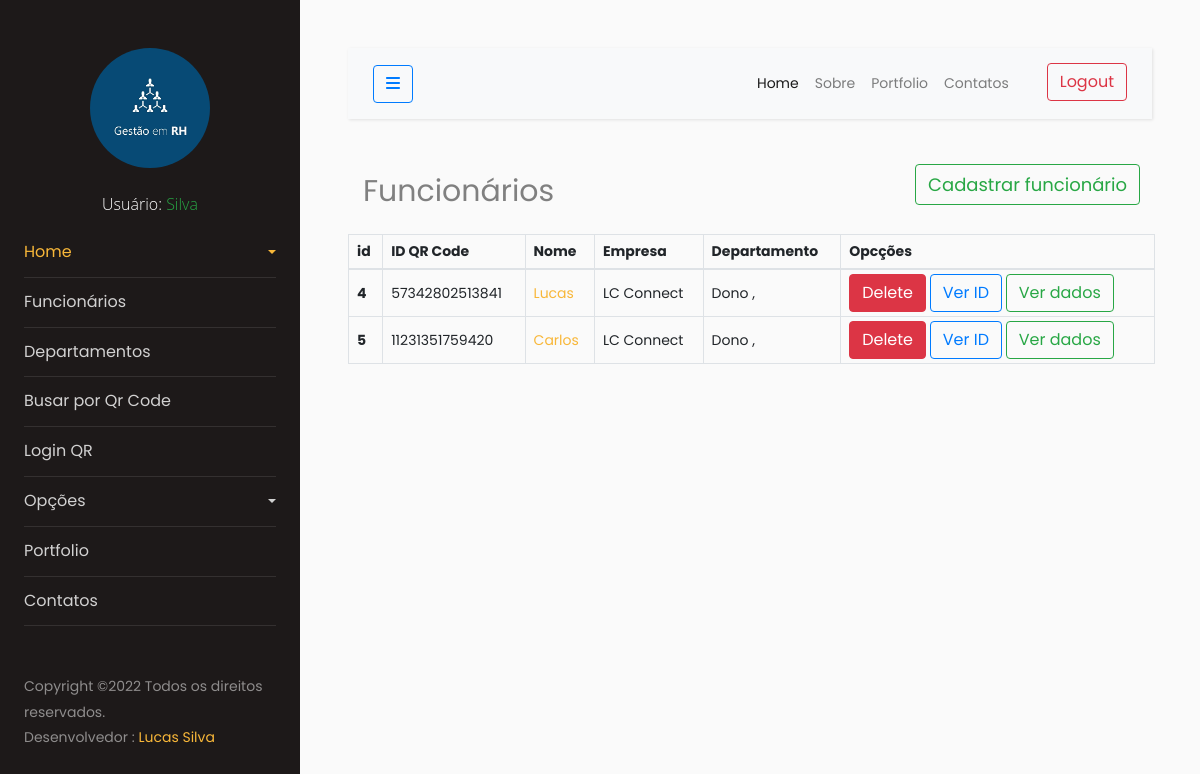
The page /funcionarios/ (signed in) on the database its author committed.
### funcionarios/models.py (models this page shows, shortened)
class Funcionario(models.Model):
    funcionario_code = models.CharField(max_length=14,default=gerar_id, editable=True, unique=True, blank=True, null=True, help_text="ID identificador QR code")
    nome = models.CharField(max_length=100, help_text="Nome do funcionário")
    sobrenome = models.CharField(max_length=100, null=False, blank=False,help_text="Sobre nome do funcionario")
    telefone = models.CharField(max_length=11, null=True)
    email = models.CharField(max_length=80, null=False, blank=False, help_text="E-mail")
    user = models.OneToOneField(User, on_delete=models.PROTECT)
    departamentos = models.ManyToManyField(Departamento)
    empresa = models.ForeignKey(Empresa, on_delete=models.PROTECT, null=True, blank=True)
    data_nascimento = models.DateField(null=True, blank=True)
    foto_funcionatio = models.ImageField(upload_to=upload_to, default='usuario.png', null=True, blank=True)
    atualizado_em = models.DateTimeField(default=timezone.now)
    data_cadastro = models.DateTimeField(auto_now = True)
    class Meta:
        verbose_name = 'Funcionario'
        verbose_name_plural = 'Funcionarios'

### empresas/models.py (models this page shows, shortened)
class Empresa(models.Model):
    nome = models.CharField(max_length=100, help_text='Nome da empresa')
    def __str__(self):
        return self.nome

### apps/departamentos/models.py (models this page shows, shortened)
class Departamento(models.Model):
    departamento = models.CharField(max_length=100, help_text="Nome do departamento")
    empresa = models.ForeignKey(Empresa, on_delete=models.PROTECT)
    def __str__(self):
        return self.departamento

### funcionarios/views.py (the view)
# urls.py: path('', FuncionariosList.as_view(), name='list_funcionarios'),
class FuncionariosList(ListView):
    model = Funcionario
    def get_queryset(self):
        empresa_logada = self.request.user.funcionario.empresa
        return Funcionario.objects.filter(empresa=empresa_logada)

### funcionarios/templates/funcionarios/funcionario_list.html (shortened to what this page needs)
{% extends 'base.html' %}
{% load bootstrap5 %}
{% block main %}
<div class="container">
    <div class="row">
      <div class="col-md" style="align-items: center; padding-top: 15px;">
        <p style="float: left;font-size: 30px;">Funcionários</p>
    </div>
    <div class="col-md" style="align-items: center; padding-top: 15px;">
        <a href="{% url 'create_funcionario' %}" class="btn btn-outline-success" style="float: right; font-size: 18px;">Cadastrar funcionário</a>
    </div>
        <table class="table table-bordered">
            <thead>
              <tr>
                <th scope="col">id</th>
                <th scope="col">ID QR Code</th>
                <th scope="col">Nome</th>
                <th scope="col">Empresa</th>
                <th scope="col">Departamento</th>
                <th scope="col">Opcções</th>
              </tr>
            </thead>
            <tbody>
                {% for funcionario in object_list %}
                    <tr>
                        <th scope="row">{{ funcionario.id }}</th>
                        <td>{{funcionario.funcionario_code}}</td>
                        <td><a href="{% url 'update_funcionario' funcionario.id %}">{{ funcionario.nome }}</a></td>
                        <td>{{ funcionario.empresa }}</td>
                        <td>{% for departamento in funcionario.departamentos.all %}{{ departamento }} , {% endfor %}</td>
                        <td>
                            {% buttons %}
                                <a class="btn btn-danger" href="{% url 'delete_funcionario' funcionario.id %}">Delete</a>
                                <a class="btn btn-outline-primary view_card" href="javascript:void(0)" data-url="{% url 'view-card' funcionario.pk %}" >Ver ID</a>
                                <a class="btn btn-outline-success view_detail" href="javascript:void(0)" data-url="{% url 'view-details' funcionario.funcionario_code %}" >Ver dados</a>
                            {% endbuttons %}
                        </td>
                    </tr>
                {% endfor %}
            </tbody>
          </table>
    </div>
</div>
{% endblock %}

### templates/base.html (shortened to what this page needs)
{% load static %}
{% load customfilter %}
<!DOCTYPE html>
<html lang="pt-br">
<head>
    <link rel="stylesheet" href="{% static 'bootstrap/css/bootstrap.min.css' %}">
    <link rel="stylesheet" href="{% static 'css/style.css' %}">
    <link rel="stylesheet" href="https://stackpath.bootstrapcdn.com/font-awesome/4.7.0/css/font-awesome.min.css">
    <link rel="stylesheet" href="{% static 'css/modal-login.css' %}">
    <link rel="stylesheet" href="https://cdnjs.cloudflare.com/ajax/libs/font-awesome/6.1.1/css/all.min.css" />
    <link rel="stylesheet" href="{% static 'ponto_qrcode/assets/default/css/style.css' %}">
</head>
<body>
		<div class="wrapper d-flex align-items-stretch">
			<nav id="sidebar">
				<div class="p-4 pt-5">
		  		<a href="{% url 'home' %}" >
            <img class="img logo rounded-circle mb-5" src="{% static 'images/img.png' %}" alt="">
          </a>
          {% if user.is_authenticated %}
            <p class="usuario">Usuário: <span class="text-success"> {{ usuario.funcionario.nome }}
              {{ user.funcionario.sobrenome }}
            </span></p>
          {% else %}
            <p>{{ usuario.funcionario.sobrenome }}</p>
          {% endif %}
          <ul class="list-unstyled components mb-5">
            <li class="active">
              <a href="#homeSubmenu" data-toggle="collapse" aria-expanded="false" class="dropdown-toggle">Home</a>
              </li>
              <li>
                  <a href="{% url 'list_funcionarios' %}">Funcionários</a>
              </li>
              <li>
                <a href="{% url 'list_departamento' %}">Departamentos</a>
              </li>
              <li>
                <a id="scanner-link" aria-current="page" href="javascript:void(0)" data_url="{% url 'view-scanner' %}">Busar por Qr Code</a>
              </li>
              <li>
                <a href="{% url 'view_scanner_bater_ponto' %}">Login QR</a>
              </li>
              <li>
                <a href="#pageSubmenu" data-toggle="collapse" aria-expanded="false" class="dropdown-toggle">Opções</a>
	          </li>
	          <li>
              <a href="#">Portfolio</a>
	          </li>
	          <li>
              <a href="#">Contatos</a>
	          </li>
	        </ul>
	        <div class="footer">
	        	<p>
                    Copyright &copy;<script>document.write(new Date().getFullYear());</script>
                    Todos os direitos reservados. <br>
                    Desenvolvedor : <a href="" target="_blank">Lucas Silva</a>
                </p>
	        </div>
	      </div>
    	</nav>
      <div id="content" class="p-4 p-md-5">
        <nav class="navbar navbar-expand-lg navbar-light bg-light">
          <div class="container-fluid">
            <button type="button" id="sidebarCollapse" class="btn btn-outline-primary">
              <i class="fa fa-bars"></i>
            </button>
            <div class="collapse navbar-collapse" id="navbarSupportedContent">
              <ul class="nav navbar-nav ml-auto">
                <li class="nav-item active">
                    <a class="nav-link" href="{% url 'home' %}">Home</a>
                </li>
                <li class="nav-item">
                    <a class="nav-link" href="#">Sobre</a>
                </li>
                <li class="nav-item">
                    <a class="nav-link" href="#">Portfolio</a>
                </li>
                <li class="nav-item">
                    <a class="nav-link" href="#">Contatos</a>
                </li>
                <li class="nav-item">
                {% if user.is_authenticated %}
                    <a style="margin-left: 30px;" class="btn btn-outline-danger" href="{% url 'sair' %}">Logout</a>
                {% else %}
                <label class="btn btn-outline-success" for="dialog_state">Login</label>
                {% endif %}
              </li>
              </ul>
            </div>
          </div>
        </nav>
        {% block main %} {% endblock %}
    </div>
</div>
</body>
</html>

### static/ponto_qrcode/assets/default/css/style.css (style rules this page uses)
html, body { height: 100%; width: 100%; max-height: 100%; overflow: auto; display: flex; flex-direction: column; }

### rows shown on the page
Funcionario: id "4", funcionario_code "57342802513841", nome "Lucas", empresa "LC Connect"
Departamento: departamento "Dono"
Funcionario: id "5", funcionario_code "11231351759420", nome "Carlos", empresa "LC Connect"

### other values the page prints
{{ user.funcionario.sobrenome }} "Silva"
